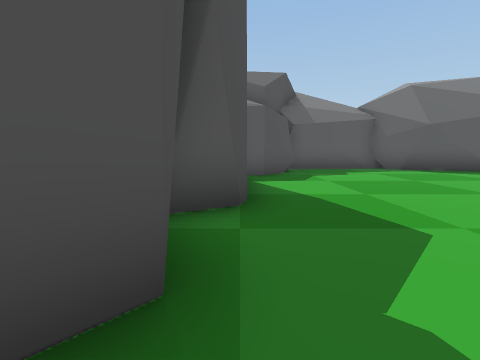
[1] (above)

18 first-person views from a walk through a Unity game level. The camera is 1.4 m above the floor, tilts 6° down and sees 80° across. The floor is counted in squares, 2 m on a side. Each view is taken from the middle of a square. On the plan, view 1 faces up. The plan holds only what a view shows up to about 10 squares ahead; the rest is blank. The place goes on beyond the plan. Some animated figures are not drawn.

[2]
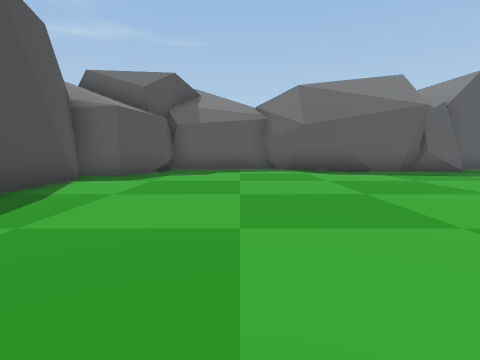

[3]
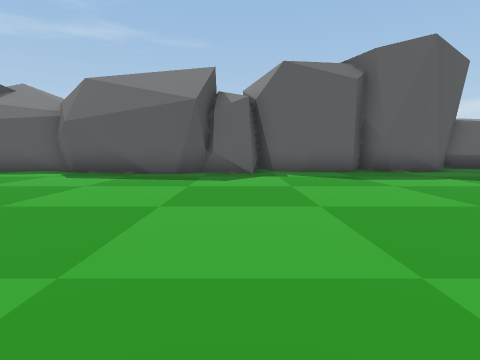

[4]
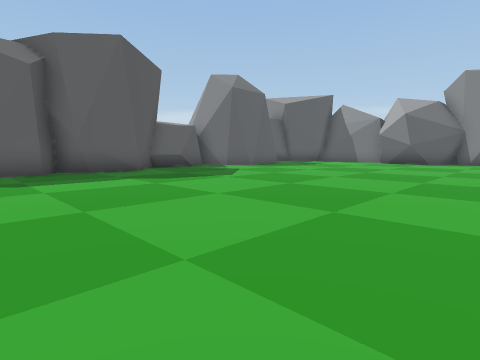

[5]
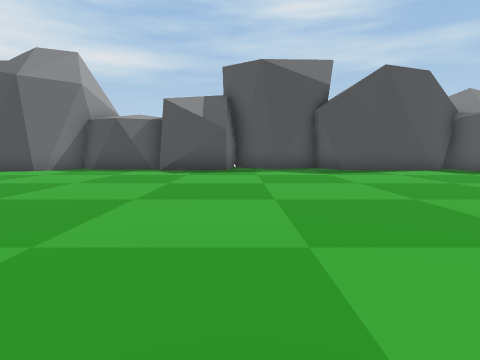

[6]
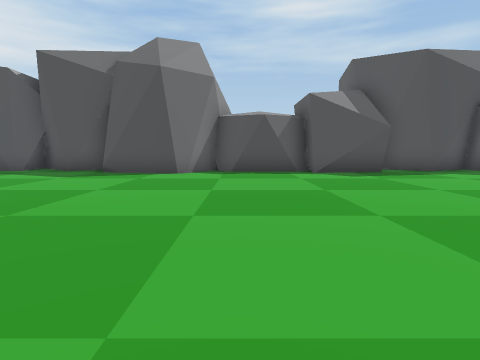

[7]
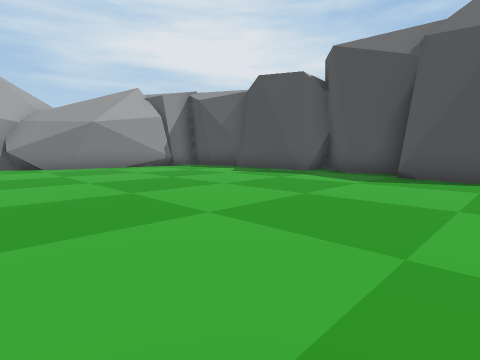

[8]
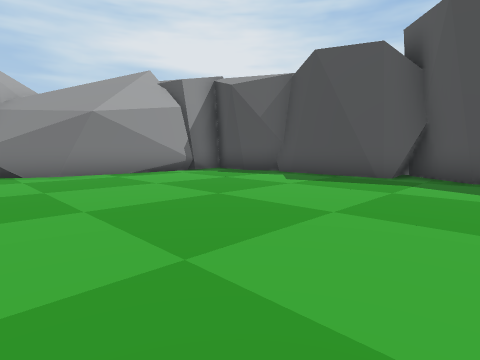

[9]
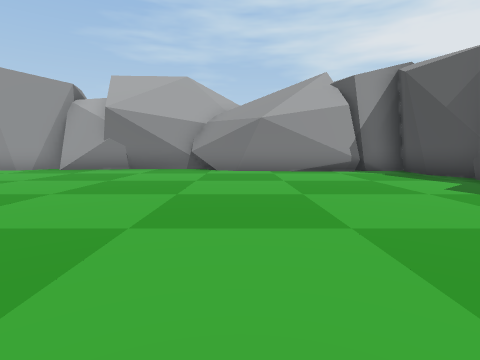

[10]
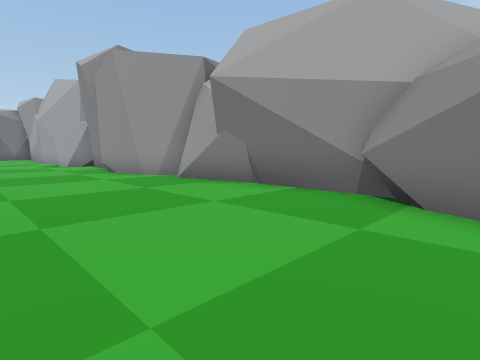

[11]
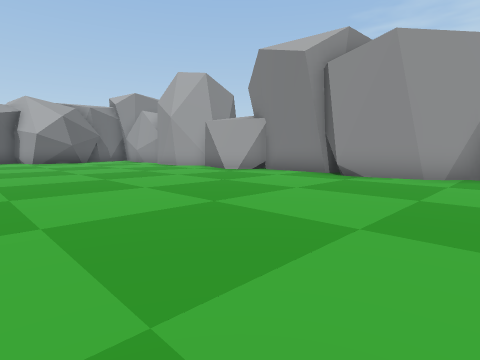

[12]
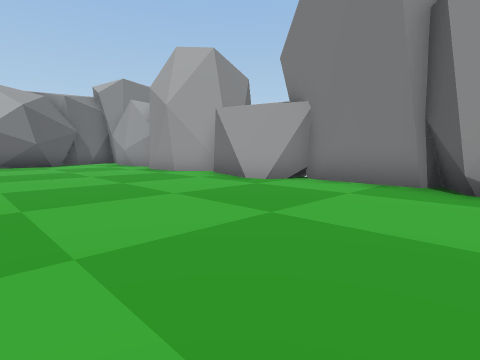

[13]
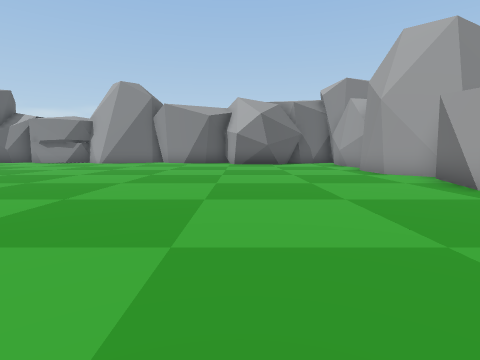

[14]
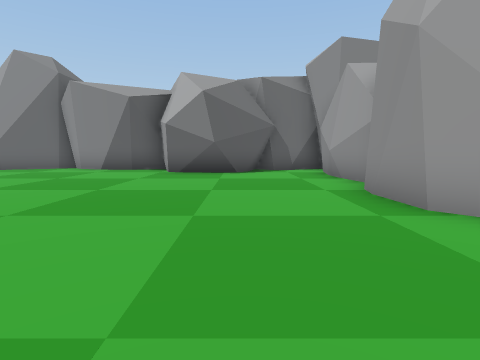

[15]
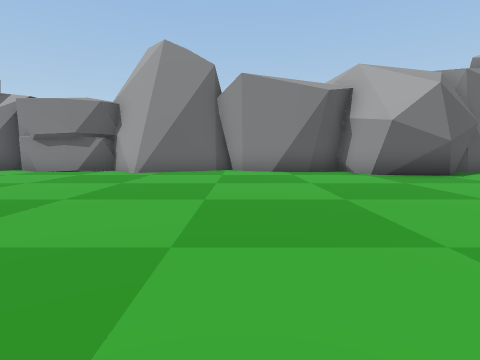

[16]
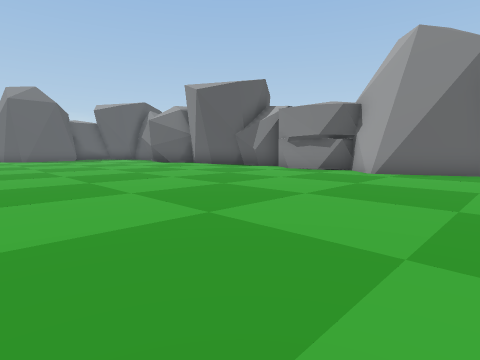

[17]
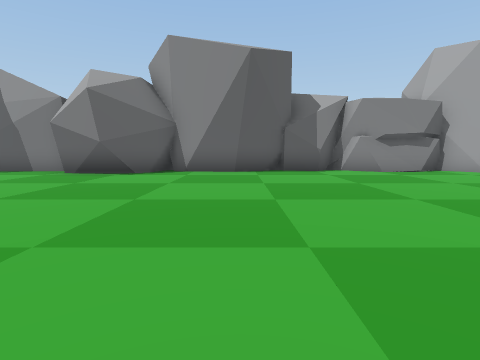

[18]
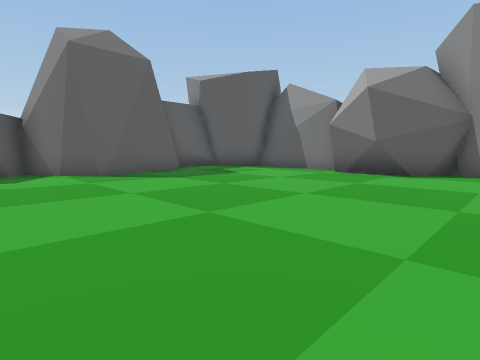

### Floor plan
Key: @ floor where view 1 was taken; # wall or solid block; . floor.
Columns run from 2 left of view 1 to 30 right of it. Each row starts with its distance up from view 1.
 12                        ##
 11      ####    ######### .####
 10    #....######........ ......
  9   ##.................. ....... .#
  8   #.............................#
  7   #.............................#
  6   #............................##
  5   #...........................##
  4  ##............................##
  3  #..............................#
  2  #.............................##
  1  #.......... . ...... .........##
  0  .@..........          .........#
 -1   #.........           .........#
 -2  ##........            .........#
 -3  #........             .........#
 -4  #.........            .........#
 -5  #..........          ..........#
 -6  #.........           ..........#
 -7  ##........           .........##
 -8   #........           ..........#
 -9  ##........           ..........#
-10  #.........         ............#
-11  #.........  ..................##
-12 ##.........  ..................##
-13  #.......... ...................#
-14  #.......... .................###
-15  #............................##
-16  #............................##
-17  ##............................#
-18  ##............................#
-19  ########...##.#################
-20         ########

Positions as (right, up) in squares from view 1, and headings:
1: (0, 0), facing up
2: (4, 0), facing up
3: (11, 1), facing up
4: (13, 1), facing up-right
5: (10, 0), facing left
6: (9, -5), facing left
7: (8, -7), facing down-left
8: (7, -10), facing down-left
9: (5, -9), facing down
10: (5, -15), facing down-right
11: (11, -11), facing down-right
12: (14, -13), facing down-right
13: (14, -14), facing right
14: (19, -16), facing right
15: (20, -10), facing right
16: (20, -10), facing up-right
17: (20, 1), facing right
18: (20, 2), facing up-right
